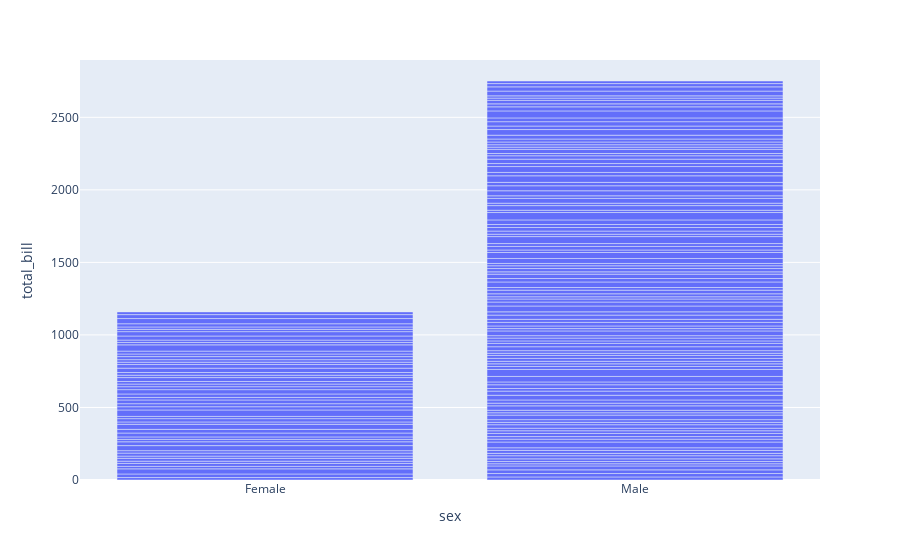

Notebook code for this chart:
### Markdown cell above
## Bar Plot using query function

### Code cell
fi=data.query("total_bill > 15")
fig=px.bar(fi,x='sex',y='total_bill')
fig.show()

### Figure 1 — Plotly figure (JSON) as saved in the notebook; plotly's stock layout.template omitted (floating-point values rounded to 4 significant figures; data arrays with more than 128 entries replaced by an {"elided": "..."} marker saying what was removed)
{"data": [{"alignmentgroup": "True", "hovertemplate": "sex=%{x}<br>total_bill=%{y}<extra></extra>", "legendgroup": "", "marker": {"color": "#636efa", "pattern": {"shape": ""}}, "name": "", "offsetgroup": "", "orientation": "v", "showlegend": false, "textposition": "auto", "type": "bar", "x": {"elided": "164 str values"}, "xaxis": "x", "y": {"elided": "164 float values"}, "yaxis": "y"}], "layout": {"barmode": "relative", "legend": {"tracegroupgap": 0}, "margin": {"t": 60}, "xaxis": {"anchor": "y", "domain": [0, 1], "title": {"text": "sex"}}, "yaxis": {"anchor": "x", "domain": [0, 1], "title": {"text": "total_bill"}}}}
